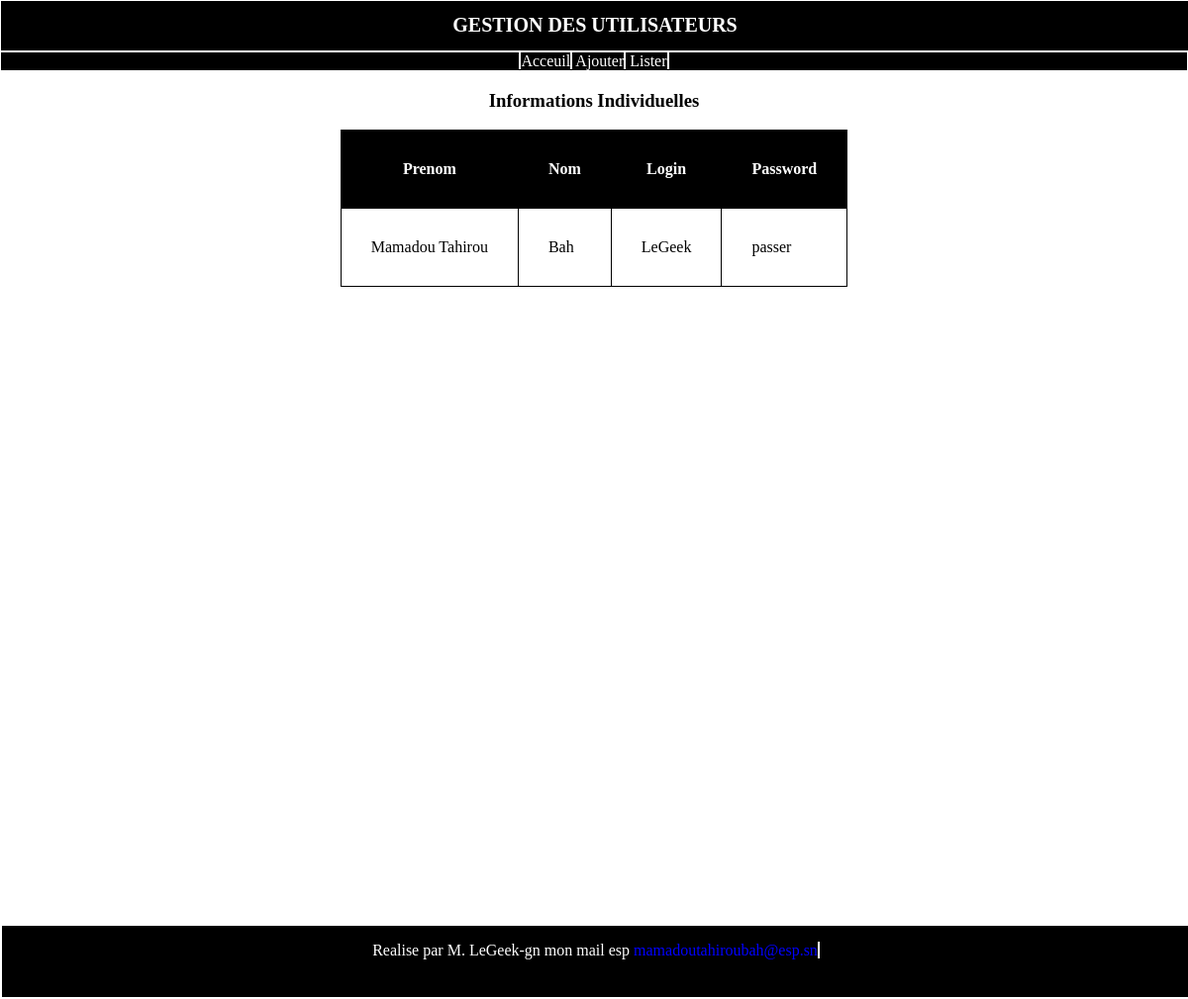
/affiche.php?login=LeGeek, run on the app's committed database.
### tables this page shows
CREATE TABLE `utilisateurs` (
  `prenom` varchar(100) DEFAULT NULL,
  `nom` varchar(50) DEFAULT NULL,
  `login` varchar(50) DEFAULT NULL,
  `password` varchar(50) DEFAULT NULL
);

### PUBLIC/affiche.php (the view, shortened to what this page needs)
<?php
	try {
		$bdd = new PDO("mysql:host=localhost;dbname=users","root");
	} catch (PDOException $e) {
		echo "Erreur d'accés de connexion dans la base de donée ".$e->getMessage();
	}
	$login = $_GET['login'];
	$rq = $bdd->prepare("SELECT * FROM utilisateurs WHERE login = :login");
	$rq->execute(array(
		'login' => $login
	));
 ?>
<!DOCTYPE html>
<html>
<head>
</head>
<body>
	<center>
		<h3>Informations Individuelles</h3>
		<table border="2" cellpadding="30" >
			<th>Prenom</th>
			<th>Nom</th>
			<th>Login</th>
			<th>Password</th>
			<?php foreach ($rq as $user):?>
			<tr>
				<td><?php echo $user['prenom'] ?></td>
				<td><?php echo $user['nom'] ?></td>
				<td><?php echo $user['login'] ?></td>
				<td><?php echo $user['password'] ?></td>
			</tr>
			<?php endforeach ?>
		</table>
	</center>
</body>
</html>

### PUBLIC/header.css (style rules this page uses)
body { margin: 0px; padding: 0px; }
.titre { background: black; color: white; width: 100%; font-size: 10px; border: 1px solid white; }
.lien { background: black; border: 1px solid white; }
div a { text-decoration: none; color: white; border-right: 2px solid white; }
div #accueil { border-left: 2px solid white; border-right: 2px solid white; }
th { background: black; color: white; }
table { border-collapse: collapse; border: 1px solid black; }

### PUBLIC/footer.css (style rules this page uses)
body { margin: 0px; padding: 0px; }
html,body { height: 90%; }
#contenu { min-height: 100%; position: relative; }
p a { color: blue; text-decoration: none; }
footer { background: black; color: white; border: 2px solid white; width: 100%; height: 10%; position: absolute; bottom: 0px; left: 0px; }

### data on the page
utilisateurs: prenom "Mamadou Tahirou", nom "Bah", login "LeGeek", password "passer"
